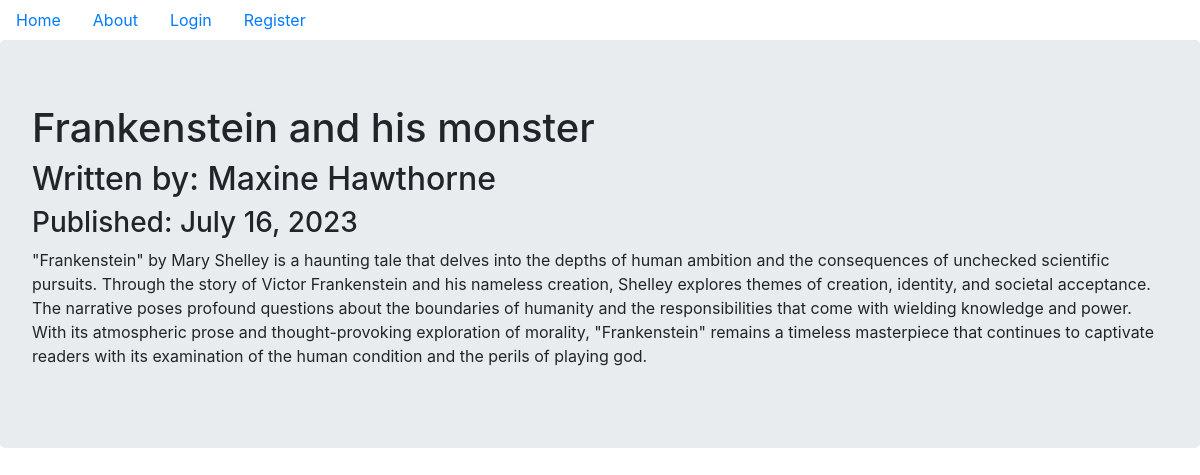
The page /5 on the database its author committed.
### bookReviewBlog/models.py (models this page shows, shortened)
class BlogPost(db.Model):
    users = db.relationship(User)
    id = db.Column(db.Integer, primary_key=True)
    userId = db.Column(db.Integer, db.ForeignKey('users.id'), nullable = False)
    date = db.Column(db.DateTime, nullable=False, default=datetime.utcnow)
    title = db.Column(db.String(140), nullable=False)
    text = db.Column(db.Text, nullable=False)

class User(db.Model, UserMixin):
    __tablename__ = "users"
    id = db.Column(db.Integer, primary_key=True)
    profile_image = db.Column(db.String(64), nullable=False, default='default_profile.png')
    email = db.Column(db.String(64), unique=True, index=True)
    username =  db.Column(db.String(64), unique=True, index=True)
    password_hash = db.Column(db.String(128))
    posts = db.relationship('BlogPost', backref='author', lazy=True)

### bookReviewBlog/users/views.py (the view)
@users.route("/<username>")
def userPosts(username):
    page = request.args.get('page', 1, type=int)
    user = User.query.filter_by(username=username).first_or_404()
    blog_posts = BlogPost.query.filter_by(author=user).order_by(BlogPost.date.desc()).paginate(page=page, per_page=5)
    return render_template('userBlogPosts.html', blog_posts=blog_posts, user=user)

### bookReviewBlog/bookPosts/views.py (called while the page is built)
@bookPosts.route('/<int:blogPostID>')
def blogPost(blogPostID):
    blogPost = BlogPost.query.get_or_404(blogPostID)
    return render_template('blogPostView.html', title=blogPost.title, date=blogPost.date, post=blogPost)

### bookReviewBlog/templates/blogPostView.html (shortened to what this page needs)
{% extends "base.html" %}
{% block content %}
<div class="jumbotron">
    <h1>{{ post.title }}</h1>
    <h2>Written by: {{post.author.username}}</h2>
    <h3>Published: {{ post.date.strftime('%B %d, %Y') }}</h3>
    <p>{{post.text}}</p>
</div>
{% endblock content %}

### rows shown on the page
BlogPost: title "Frankenstein and his monster", date "July 16, 2023", text "\"Frankenstein\" by Mary Shelley is a haunting tale that delves into the depths of human ambition and the consequences of unchecked scientific pursuits. Through the story of Victor Frankenstein and his nameless creation, Shelley explores themes of creation, identity, and societal acceptance. The narrative poses profound questions about the boundaries of humanity and the responsibilities that come with wielding knowledge and power. With its atmospheric prose and thought-provoking exploration of morality, \"Frankenstein\" remains a timeless masterpiece that continues to captivate readers with its examination of the human condition and the perils of playing god."
User: author.username "Maxine Hawthorne"
